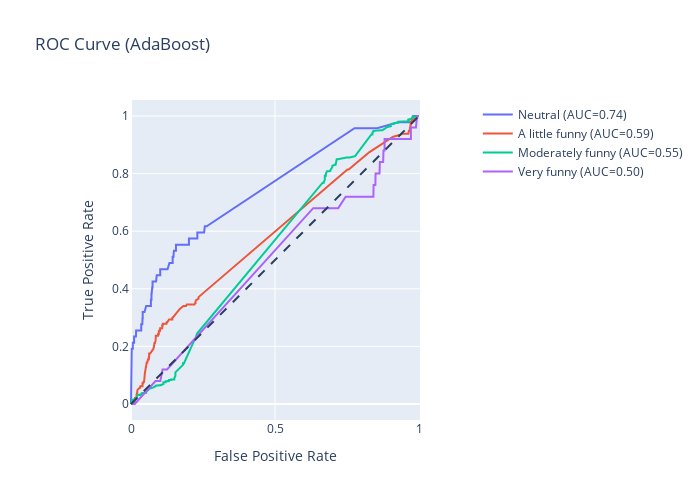

Here is the notebook cell this chart was saved with:
### Code cell
ada_y_scores = ada_clf.predict_proba(X_test_trans1)

# One hot encode the labels in order to plot them
ada_y_onehot = pd.get_dummies(y_test, columns = ada_clf.classes_)

# Create an empty figure, and iteratively add new lines
# every time we compute a new class
ada_roc_fig = go.Figure()
ada_roc_fig.add_shape(
    type = 'line', line = dict(dash='dash'),
    x0 = 0, x1 = 1, y0 = 0, y1 = 1
)

for i in range(ada_y_scores.shape[1]):
    y_true = ada_y_onehot.iloc[:, i]
    y_score = ada_y_scores[:, i]

    fpr, tpr, _ = roc_curve(y_true, y_score)
    auc_score = roc_auc_score(y_true, y_score)

    name = f"{class_names[i]} (AUC={auc_score:.2f})"
    ada_roc_fig.add_trace(go.Scatter(x = fpr, y = tpr, name = name, mode = 'lines'))

ada_roc_fig.update_layout(
    title = 'ROC Curve (AdaBoost)',
    xaxis_title = 'False Positive Rate',
    yaxis_title = 'True Positive Rate',
    yaxis = dict(scaleanchor = "x", scaleratio = 1),
    xaxis = dict(constrain = 'domain'),
    width = 700, height = 500
)
ada_roc_fig.show()

### Figure 1 — Plotly figure (JSON) as saved in the notebook; plotly's stock layout.template omitted (floating-point values rounded to 4 significant figures; data arrays with more than 128 entries replaced by an {"elided": "..."} marker saying what was removed)
{"data": [{"mode": "lines", "name": "Neutral (AUC=0.74)", "type": "scatter", "x": {"elided": "143 float values"}, "y": {"elided": "143 float values"}}, {"mode": "lines", "name": "A little funny (AUC=0.59)", "type": "scatter", "x": {"elided": "162 float values"}, "y": {"elided": "162 float values"}}, {"mode": "lines", "name": "Moderately funny (AUC=0.55)", "type": "scatter", "x": {"elided": "177 float values"}, "y": {"elided": "177 float values"}}, {"mode": "lines", "name": "Very funny (AUC=0.50)", "type": "scatter", "x": [0, 0.0006258, 0.001877, 0.003129, 0.003755, 0.008761, 0.01001, 0.01314, 0.08511, 0.1008, 0.102, 0.1095, 0.1158, 0.117, 0.1176, 0.1208, 0.1214, 0.1227, 0.1252, 0.6327, 0.6358, 0.6377, 0.7146, 0.7196, 0.7453, 0.7534, 0.7559, 0.7628, 0.7691, 0.7703, 0.7822, 0.7829, 0.786, 0.7872, 0.7885, 0.7891, 0.7904, 0.796, 0.7979, 0.7991, 0.8004, 0.8023, 0.8129, 0.8141, 0.8166, 0.8185, 0.8229, 0.8248, 0.826, 0.8273, 0.8342, 0.836, 0.8373, 0.8379, 0.8404, 0.8417, 0.8423, 0.8442, 0.8454, 0.8486, 0.8492, 0.8504, 0.8536, 0.8542, 0.8554, 0.863, 0.8642, 0.8686, 0.8717, 0.8755, 0.8767, 0.8773, 0.8798, 0.8805, 0.8805, 0.8842, 0.8849, 0.888, 0.8917, 0.903, 0.9099, 0.9111, 0.9161, 0.9243, 0.9255, 0.9318, 0.9324, 0.9374, 0.9399, 0.9418, 0.9431, 0.9474, 0.9487, 0.9499, 0.9512, 0.9518, 0.9531, 0.9537, 0.9556, 0.9568, 0.9581, 0.9643, 0.965, 0.9662, 0.9718, 0.9718, 0.9819, 0.9831, 0.9894, 0.9931, 0.9944, 1], "y": [0, 0, 0, 0, 0, 0, 0, 0, 0.08, 0.08, 0.08, 0.12, 0.12, 0.12, 0.12, 0.12, 0.12, 0.12, 0.12, 0.68, 0.68, 0.68, 0.68, 0.68, 0.72, 0.72, 0.72, 0.72, 0.72, 0.72, 0.72, 0.72, 0.72, 0.72, 0.72, 0.72, 0.72, 0.72, 0.72, 0.72, 0.72, 0.72, 0.72, 0.72, 0.72, 0.72, 0.72, 0.72, 0.72, 0.72, 0.72, 0.72, 0.72, 0.72, 0.72, 0.72, 0.76, 0.76, 0.76, 0.76, 0.8, 0.8, 0.8, 0.8, 0.8, 0.8, 0.84, 0.84, 0.84, 0.84, 0.88, 0.88, 0.88, 0.88, 0.92, 0.92, 0.92, 0.92, 0.92, 0.92, 0.92, 0.92, 0.92, 0.92, 0.92, 0.92, 0.92, 0.92, 0.92, 0.92, 0.92, 0.92, 0.92, 0.92, 0.92, 0.92, 0.92, 0.92, 0.92, 0.92, 0.92, 0.92, 0.92, 0.92, 0.92, 0.96, 0.96, 0.96, 0.96, 1, 1, 1]}], "layout": {"height": 500, "shapes": [{"line": {"dash": "dash"}, "type": "line", "x0": 0, "x1": 1, "y0": 0, "y1": 1}], "title": {"text": "ROC Curve (AdaBoost)"}, "width": 700, "xaxis": {"constrain": "domain", "title": {"text": "False Positive Rate"}}, "yaxis": {"scaleanchor": "x", "scaleratio": 1, "title": {"text": "True Positive Rate"}}}}
